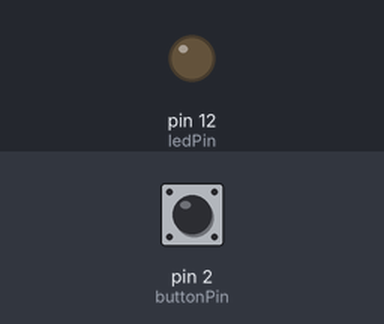
Simulated run of this sketch. Board: Arduino Uno, built with avr-gcc and run on an emulated ATmega328P. On the bench: output pins drawn as LEDs (lit = HIGH). Inputs (shaded band) come from the test bench; at power-on: pin 2 (buttonPin) HIGH. What the sketch prints to the serial monitor is not drawn.

Above: at 1.2 s.
1.3 s: pin 2 (buttonPin) pulled LOW for 0.15 s
At 1.38 s:
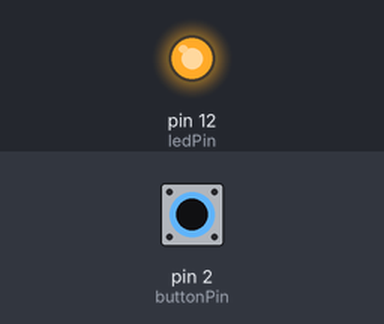
2.9 s: pin 2 (buttonPin) pulled LOW for 3.2 s
At 6.8 s:
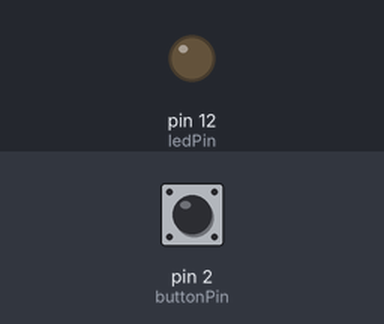
7.6 s: pin 2 (buttonPin) driven LOW
At 8.6 s:
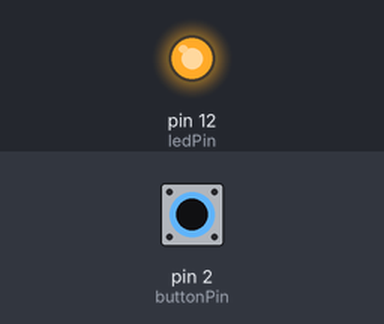
10.6 s: pin 2 (buttonPin) driven HIGH
At 11.6 s:
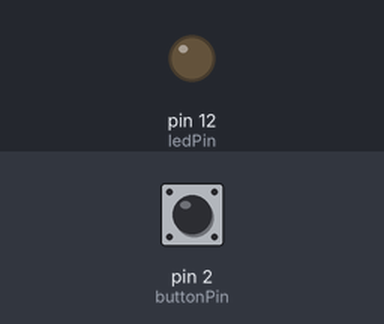
Timing chart, 0 to 13.1 s (numbered marks = the images above; inputs shaded):
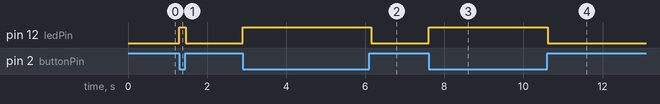

The sketch:

9_Output_op_de_seriele_monitor.ino
```cpp
int buttonPin = 2;     // the number of the pushbutton pin
int ledPin =  12;      // the number of the LED pin
int buttonState = 1;   // variable for reading the pushbutton status

void setup() {
  Serial.begin(9600);
  pinMode(ledPin, OUTPUT);
  pinMode(buttonPin, INPUT_PULLUP);
  Serial.println("De start van het programma. Dit is de setup…");
}

void loop() {
  buttonState = digitalRead(buttonPin);
  if (buttonState == LOW) {
    Serial.println("De button is ingedrukt");
    Serial.print("De variabele buttonState is ");
    Serial.println(buttonState);
  }
  if (buttonState == LOW) {
    digitalWrite(ledPin, HIGH);   // turn the LED on
  }
  else {
    digitalWrite(ledPin, LOW);   // turn the LED off
  }
}
```

Measured:
- after the input at 1.3 s, pin 12 (ledPin): LOW → HIGH at once, → LOW 0.16 s later
- after the input at 2.9 s, pin 12 (ledPin): LOW → HIGH at once, → LOW 3.2 s later
- after the input at 7.6 s, pin 12 (ledPin): LOW → HIGH at once
- after the input at 10.6 s, pin 12 (ledPin): HIGH → LOW at once
